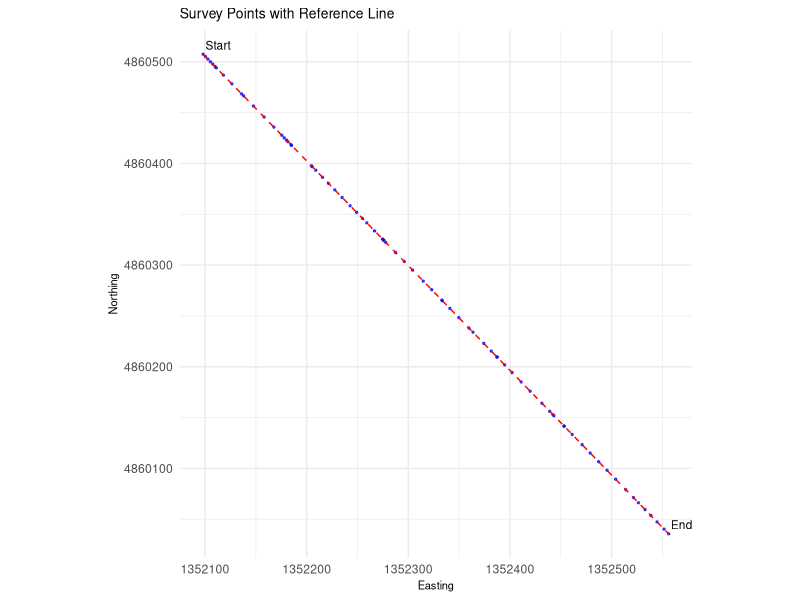

R code for this plot:
library(tidyverse)

# Read CSV data (modify path as needed)
survey_data <- read_csv("your_data.csv")

# Create reference line data
reference_line <- data.frame(
  Easting = c(1352098.06, 1352555.97),
  Northing = c(4860507.49, 4860035.72)
)

# Create the plot with minimal point size
ggplot() +
  # Survey points (minimal size)
  geom_point(
    data = survey_data,
    aes(x = Easting, y = Northing),
    color = "blue",
    size = 0.5,  # Smallest practical point size
    alpha = 0.7   # Slight transparency
  ) +
  
  # Reference line
  geom_line(
    data = reference_line,
    aes(x = Easting, y = Northing),
    color = "red",
    linetype = "dashed",
    linewidth = 0.5
  ) +
  
  # Labels
  geom_text(
    data = reference_line,
    aes(x = Easting, y = Northing, 
        label = c("Start", "End")),
    hjust = -0.1,
    vjust = -0.5,
    size = 3
  ) +
  
  # Plot formatting
  labs(title = "Survey Points with Reference Line",
       x = "Easting",
       y = "Northing") +
  theme_minimal() +
  coord_equal() +
  theme(
    plot.title = element_text(size = 10),
    axis.title = element_text(size = 8)
  )  # <-- This was the missing closing parenthesis
